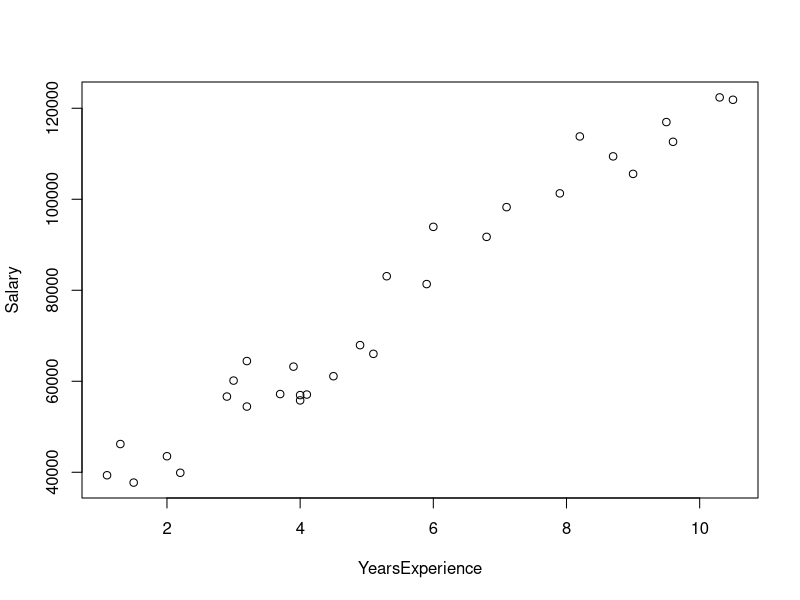

R code for this plot:
data <- data.frame(
YearsExperience = c(1.1, 1.3, 1.5, 10.3, 10.5, 2.0, 2.2, 2.9, 3.0, 3.2, 3.2, 3.7, 
                      3.9, 4.0, 4.0, 4.1, 4.5, 4.9, 5.1, 5.3, 5.9, 6.0, 6.8, 7.1, 
                      7.9, 8.2, 8.7, 9.0, 9.5, 9.6),
Salary = c(39343.00, 46205.00, 37731.00, 122391.00, 121872.00, 43525.00, 39891.00, 
             56642.00, 60150.00, 54445.00, 64445.00, 57189.00, 63218.00, 55794.00, 
             56957.00, 57081.00, 61111.00, 67938.00, 66029.00, 83088.00, 81363.00, 
             93940.00, 91738.00, 98273.00, 101302.00, 113812.00, 109431.00, 105582.00, 
             116969.00, 112635.00)
)

plot(data)

